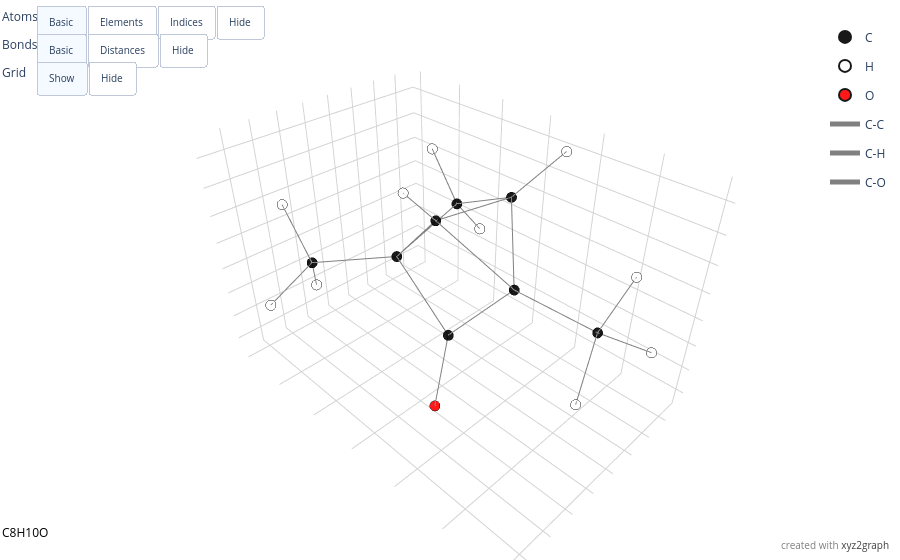

The notebook cell this image was saved under:
### Code cell
draw_random_mol()

### Figure 1 — Plotly figure (JSON) as saved in the notebook; plotly's stock layout.template omitted (floating-point values rounded to 4 significant figures)
{"data": [{"hoverinfo": "text", "hovertext": ["0. C (0.003, 1.499, 0.035)", "1. C (-0.032, 0.004, -0.042)", "2. C (-0.935, -0.887, 0.823)", "3. C (-1.098, -2.236, 0.119)", "4. C (0.417, -2.125, -0.229)", "5. C (1.289, -3.317, -0.503)", "6. C (0.545, -1.053, 0.943)", "7. C (0.469, -0.879, -1.139)"], "marker": {"color": "black", "line": {"color": "black", "width": 4}, "opacity": 0.9, "size": 6}, "mode": "markers", "name": "C", "text": ["C", "C", "C", "C", "C", "C", "C", "C"], "textfont": {"color": "black", "size": 12}, "textposition": "top center", "type": "scatter3d", "x": [0.003, -0.032, -0.935, -1.098, 0.417, 1.289, 0.545, 0.469], "y": [1.499, 0.004, -0.887, -2.236, -2.125, -3.317, -1.053, -0.879], "z": [0.035, -0.042, 0.823, 0.119, -0.229, -0.503, 0.943, -1.139]}, {"hoverinfo": "text", "hovertext": ["9. H (0.947, 1.885, -0.361)", "10. H (-0.810, 1.942, -0.550)", "11. H (-0.104, 1.847, 1.068)", "12. H (-1.610, -0.415, 1.528)", "13. H (-1.286, -3.039, 0.839)", "14. H (-1.800, -2.314, -0.719)", "15. H (0.943, -3.839, -1.402)", "16. H (2.326, -3.014, -0.681)", "17. H (1.273, -4.029, 0.328)", "18. H (1.274, -0.894, 1.723)"], "marker": {"color": "white", "line": {"color": "black", "width": 4}, "opacity": 0.9, "size": 6}, "mode": "markers", "name": "H", "text": ["H", "H", "H", "H", "H", "H", "H", "H", "H", "H"], "textfont": {"color": "black", "size": 12}, "textposition": "top center", "type": "scatter3d", "x": [0.947, -0.81, -0.104, -1.61, -1.286, -1.8, 0.943, 2.326, 1.273, 1.274], "y": [1.885, 1.942, 1.847, -0.415, -3.039, -2.314, -3.839, -3.014, -4.029, -0.894], "z": [-0.361, -0.55, 1.068, 1.528, 0.839, -0.719, -1.402, -0.681, 0.328, 1.723]}, {"hoverinfo": "text", "hovertext": ["8. O (0.994, -0.663, -2.199)"], "marker": {"color": "red", "line": {"color": "black", "width": 4}, "opacity": 0.9, "size": 6}, "mode": "markers", "name": "O", "text": ["O"], "textfont": {"color": "black", "size": 12}, "textposition": "top center", "type": "scatter3d", "x": [0.994], "y": [-0.663], "z": [-2.199]}, {"hoverinfo": "text", "hovertext": ["0. C (0.003, 1.499, 0.035)", "1. C (-0.032, 0.004, -0.042)", "2. C (-0.935, -0.887, 0.823)", "3. C (-1.098, -2.236, 0.119)", "4. C (0.417, -2.125, -0.229)", "5. C (1.289, -3.317, -0.503)", "6. C (0.545, -1.053, 0.943)", "7. C (0.469, -0.879, -1.139)"], "marker": {"color": "black", "line": {"color": "black", "width": 4}, "opacity": 0.9, "size": 6}, "mode": "markers", "name": "C", "text": ["0", "1", "2", "3", "4", "5", "6", "7"], "textfont": {"color": "black", "size": 12}, "textposition": "top center", "type": "scatter3d", "visible": false, "x": [0.003, -0.032, -0.935, -1.098, 0.417, 1.289, 0.545, 0.469], "y": [1.499, 0.004, -0.887, -2.236, -2.125, -3.317, -1.053, -0.879], "z": [0.035, -0.042, 0.823, 0.119, -0.229, -0.503, 0.943, -1.139]}, {"hoverinfo": "text", "hovertext": ["9. H (0.947, 1.885, -0.361)", "10. H (-0.810, 1.942, -0.550)", "11. H (-0.104, 1.847, 1.068)", "12. H (-1.610, -0.415, 1.528)", "13. H (-1.286, -3.039, 0.839)", "14. H (-1.800, -2.314, -0.719)", "15. H (0.943, -3.839, -1.402)", "16. H (2.326, -3.014, -0.681)", "17. H (1.273, -4.029, 0.328)", "18. H (1.274, -0.894, 1.723)"], "marker": {"color": "white", "line": {"color": "black", "width": 4}, "opacity": 0.9, "size": 6}, "mode": "markers", "name": "H", "text": ["9", "10", "11", "12", "13", "14", "15", "16", "17", "18"], "textfont": {"color": "black", "size": 12}, "textposition": "top center", "type": "scatter3d", "visible": false, "x": [0.947, -0.81, -0.104, -1.61, -1.286, -1.8, 0.943, 2.326, 1.273, 1.274], "y": [1.885, 1.942, 1.847, -0.415, -3.039, -2.314, -3.839, -3.014, -4.029, -0.894], "z": [-0.361, -0.55, 1.068, 1.528, 0.839, -0.719, -1.402, -0.681, 0.328, 1.723]}, {"hoverinfo": "text", "hovertext": ["8. O (0.994, -0.663, -2.199)"], "marker": {"color": "red", "line": {"color": "black", "width": 4}, "opacity": 0.9, "size": 6}, "mode": "markers", "name": "O", "text": ["8"], "textfont": {"color": "black", "size": 12}, "textposition": "top center", "type": "scatter3d", "visible": false, "x": [0.994], "y": [-0.663], "z": [-2.199]}, {"hoverinfo": "skip", "legendgroup": "C-C", "line": {"color": "grey", "width": 2}, "mode": "lines", "name": "C-C", "showlegend": true, "type": "scatter3d", "x": [0.003, -0.032, NaN, -0.032, -0.935, NaN, -0.032, 0.545, NaN, -0.032, 0.469, NaN, -0.935, -1.098, NaN, -0.935, 0.545, NaN, -1.098, 0.417, NaN, 0.417, 1.289, NaN, 0.417, 0.545, NaN, 0.417, 0.469, NaN], "y": [1.499, 0.004, NaN, 0.004, -0.887, NaN, 0.004, -1.053, NaN, 0.004, -0.879, NaN, -0.887, -2.236, NaN, -0.887, -1.053, NaN, -2.236, -2.125, NaN, -2.125, -3.317, NaN, -2.125, -1.053, NaN, -2.125, -0.879, NaN], "z": [0.035, -0.042, NaN, -0.042, 0.823, NaN, -0.042, 0.943, NaN, -0.042, -1.139, NaN, 0.823, 0.119, NaN, 0.823, 0.943, NaN, 0.119, -0.229, NaN, -0.229, -0.503, NaN, -0.229, 0.943, NaN, -0.229, -1.139, NaN]}, {"hoverinfo": "skip", "legendgroup": "C-C", "mode": "text", "name": "C-C lengths", "showlegend": false, "text": ["1.50", "1.54", "1.56", "1.49", "1.53", "1.49", "1.56", "1.50", "1.59", "1.54"], "textfont": {"size": 10}, "textposition": "top center", "type": "scatter3d", "visible": false, "x": [-0.015, -0.484, 0.256, 0.219, -1.017, -0.195, -0.341, 0.853, 0.481, 0.443], "y": [0.751, -0.442, -0.525, -0.438, -1.562, -0.97, -2.181, -2.721, -1.589, -1.502], "z": [-0.003, 0.391, 0.451, -0.591, 0.471, 0.883, -0.055, -0.366, 0.357, -0.684]}, {"hoverinfo": "skip", "legendgroup": "C-H", "line": {"color": "grey", "width": 2}, "mode": "lines", "name": "C-H", "showlegend": true, "type": "scatter3d", "x": [0.003, 0.947, NaN, 0.003, -0.81, NaN, 0.003, -0.104, NaN, -0.935, -1.61, NaN, -1.098, -1.286, NaN, -1.098, -1.8, NaN, 1.289, 0.943, NaN, 1.289, 2.326, NaN, 1.289, 1.273, NaN, 0.545, 1.274, NaN], "y": [1.499, 1.885, NaN, 1.499, 1.942, NaN, 1.499, 1.847, NaN, -0.887, -0.415, NaN, -2.236, -3.039, NaN, -2.236, -2.314, NaN, -3.317, -3.839, NaN, -3.317, -3.014, NaN, -3.317, -4.029, NaN, -1.053, -0.894, NaN], "z": [0.035, -0.361, NaN, 0.035, -0.55, NaN, 0.035, 1.068, NaN, 0.823, 1.528, NaN, 0.119, 0.839, NaN, 0.119, -0.719, NaN, -0.503, -1.402, NaN, -0.503, -0.681, NaN, -0.503, 0.328, NaN, 0.943, 1.723, NaN]}, {"hoverinfo": "skip", "legendgroup": "C-H", "mode": "text", "name": "C-H lengths", "showlegend": false, "text": ["1.09", "1.10", "1.09", "1.08", "1.09", "1.10", "1.10", "1.09", "1.09", "1.08"], "textfont": {"size": 10}, "textposition": "top center", "type": "scatter3d", "visible": false, "x": [0.475, -0.404, -0.05, -1.272, -1.192, -1.449, 1.116, 1.807, 1.281, 0.909], "y": [1.692, 1.72, 1.673, -0.651, -2.638, -2.275, -3.578, -3.166, -3.673, -0.974], "z": [-0.163, -0.257, 0.552, 1.176, 0.479, -0.3, -0.952, -0.592, -0.087, 1.333]}, {"hoverinfo": "skip", "legendgroup": "C-O", "line": {"color": "grey", "width": 2}, "mode": "lines", "name": "C-O", "showlegend": true, "type": "scatter3d", "x": [0.469, 0.994, NaN], "y": [-0.879, -0.663, NaN], "z": [-1.139, -2.199, NaN]}, {"hoverinfo": "skip", "legendgroup": "C-O", "mode": "text", "name": "C-O lengths", "showlegend": false, "text": ["1.20"], "textfont": {"size": 10}, "textposition": "top center", "type": "scatter3d", "visible": false, "x": [0.732], "y": [-0.771], "z": [-1.669]}], "layout": {"annotations": [{"align": "left", "font": {"size": 12}, "showarrow": false, "text": "Atoms", "x": 0, "y": 0.99, "yref": "paper"}, {"align": "left", "font": {"size": 12}, "showarrow": false, "text": "Bonds", "x": 0, "y": 0.94, "yref": "paper"}, {"align": "left", "font": {"size": 12}, "showarrow": false, "text": "Grid", "x": 0, "y": 0.89, "yref": "paper"}, {"font": {"color": "black", "size": 12}, "showarrow": false, "text": "C8H10O", "x": 0, "xanchor": "left", "xref": "paper", "y": 0.03, "yanchor": "bottom", "yref": "paper"}, {"font": {"color": "gray", "size": 10}, "showarrow": false, "text": "created with <a href=\"https://zotko.github.io/xyz2graph/\"style=\"color:#404040;\">xyz2graph</a>", "x": 0.99, "xanchor": "right", "xref": "paper", "y": 0.01, "yanchor": "bottom", "yref": "paper"}], "legend": {"itemsizing": "constant", "x": 0.99, "xanchor": "right", "y": 0.96, "yanchor": "top"}, "margin": {"b": 0, "l": 0, "r": 0, "t": 0}, "scene": {"xaxis": {"backgroundcolor": "white", "gridcolor": "lightgray", "showbackground": true, "showgrid": true, "showspikes": false, "showticklabels": false, "title": {"text": ""}, "visible": true, "zeroline": false}, "yaxis": {"backgroundcolor": "white", "gridcolor": "lightgray", "showbackground": true, "showgrid": true, "showspikes": false, "showticklabels": false, "title": {"text": ""}, "visible": true, "zeroline": false}, "zaxis": {"backgroundcolor": "white", "gridcolor": "lightgray", "showbackground": true, "showgrid": true, "showspikes": false, "showticklabels": false, "title": {"text": ""}, "visible": true, "zeroline": false}}, "updatemenus": [{"active": 0, "buttons": [{"args": [{"mode": ["markers", "markers", "markers", "markers", "markers", "markers"], "visible": [true, true, true, false, false, false]}, [0, 1, 2, 3, 4, 5]], "label": "Basic", "method": "restyle"}, {"args": [{"mode": ["markers+text", "markers+text", "markers+text", "markers+text", "markers+text", "markers+text"], "visible": [true, true, true, false, false, false]}, [0, 1, 2, 3, 4, 5]], "label": "Elements", "method": "restyle"}, {"args": [{"mode": ["markers+text", "markers+text", "markers+text", "markers+text", "markers+text", "markers+text"], "visible": [false, false, false, true, true, true]}, [0, 1, 2, 3, 4, 5]], "label": "Indices", "method": "restyle"}, {"args": [{"visible": false}, [0, 1, 2, 3, 4, 5]], "label": "Hide", "method": "restyle"}], "direction": "right", "font": {"size": 10}, "pad": {"r": 5, "t": 5}, "showactive": true, "type": "buttons", "x": 0.04, "xanchor": "left", "y": 1, "yanchor": "top"}, {"active": 0, "buttons": [{"args": [{"mode": ["lines", "none"], "visible": [true, true]}, [6, 7, 8, 9, 10, 11]], "label": "Basic", "method": "restyle"}, {"args": [{"mode": ["lines", "text"], "visible": [true, true]}, [6, 7, 8, 9, 10, 11]], "label": "Distances", "method": "restyle"}, {"args": [{"visible": [false, false]}, [6, 7, 8, 9, 10, 11]], "label": "Hide", "method": "restyle"}], "direction": "right", "font": {"size": 10}, "pad": {"r": 5, "t": 5}, "showactive": true, "type": "buttons", "x": 0.04, "xanchor": "left", "y": 0.95, "yanchor": "top"}, {"active": 0, "buttons": [{"args": [{"scene.xaxis.backgroundcolor": "white", "scene.xaxis.gridcolor": "lightgray", "scene.xaxis.showbackground": true, "scene.xaxis.showgrid": true, "scene.yaxis.backgroundcolor": "white", "scene.yaxis.gridcolor": "lightgray", "scene.yaxis.showbackground": true, "scene.yaxis.showgrid": true, "scene.zaxis.backgroundcolor": "white", "scene.zaxis.gridcolor": "lightgray", "scene.zaxis.showbackground": true, "scene.zaxis.showgrid": true}], "label": "Show", "method": "relayout"}, {"args": [{"scene.xaxis.backgroundcolor": null, "scene.xaxis.gridcolor": "white", "scene.xaxis.showbackground": false, "scene.xaxis.showgrid": false, "scene.yaxis.backgroundcolor": null, "scene.yaxis.gridcolor": "white", "scene.yaxis.showbackground": false, "scene.yaxis.showgrid": false, "scene.zaxis.backgroundcolor": null, "scene.zaxis.gridcolor": "white", "scene.zaxis.showbackground": false, "scene.zaxis.showgrid": false}], "label": "Hide", "method": "relayout"}], "direction": "right", "font": {"size": 10}, "pad": {"r": 5, "t": 5}, "showactive": true, "type": "buttons", "x": 0.04, "xanchor": "left", "y": 0.9, "yanchor": "top"}]}}
